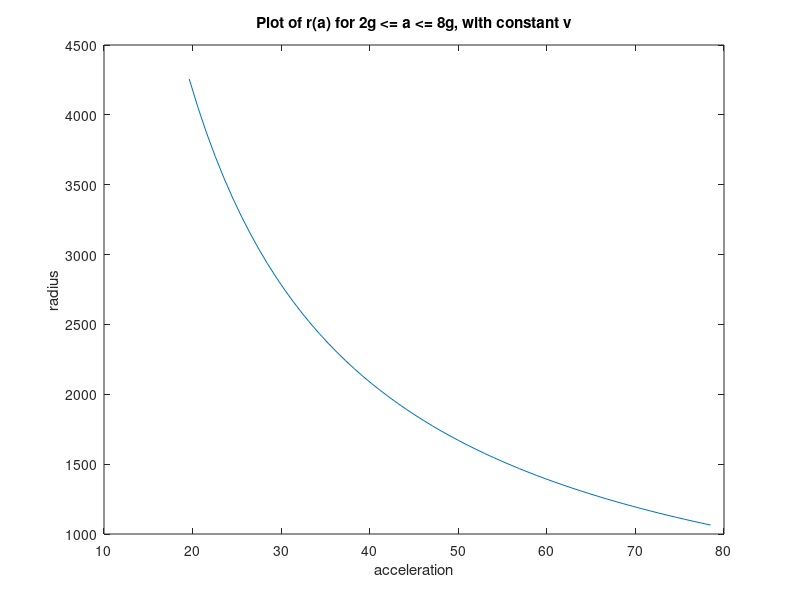

MATLAB code for this plot:
%a = v^2/r;

%part a)
mach = 340;
g = 9.81;
v = mach*.85;
a = 2*g;
r = v^2/a;
fprintf('The turning radius of the aircraft is %f meters\n', r);

%part b)
v = mach * 1.5;
r = v^2/a;
fprintf('The turning radius of the aircraft is %f meters\n', r);

%part c)
%{
Plot the turning radius as a function of aircraft speed for speeds between
Mach 0.5 and Mach 2.0, assuming that the acceleration remains 2 g.
%}
a = 2*g;
speeds = mach * 0.5 : mach * 0.1 : mach * 2.0;
radii = speeds.^2/a;
plot(speeds, radii);
title ('Plot of r(v) for Mach 0.5 <= v <= Mach 2.0, with constant g');
xlabel('speed');
ylabel('radius');

%part d)
%{
Suppose that the maximum acceleration that the pilot can stand is 7 g. What
is the minimum possible turning radius of the aircraft at Mach 1.5?
%}
a = 7 * g;
v = 1.5 * mach;
r = v^2/a;
fprintf('The minimum possible turning radius of the aircraft at Mach 1.5 is %f meters\n', r);

%part e)
%{
Plot the turning radius as a function of centripetal acceleration for
accelerations between 2 g and 8 g, assuming a constant speed of Mach 0.85.
%}
v = mach * 0.85;
acceleration = 2 * g : 0.1 * g : 8 * g;
radii2 = v^2 ./ acceleration;
plot(acceleration, radii2);
title ('Plot of r(a) for 2g <= a <= 8g, with constant v');
xlabel('acceleration');
ylabel('radius');
